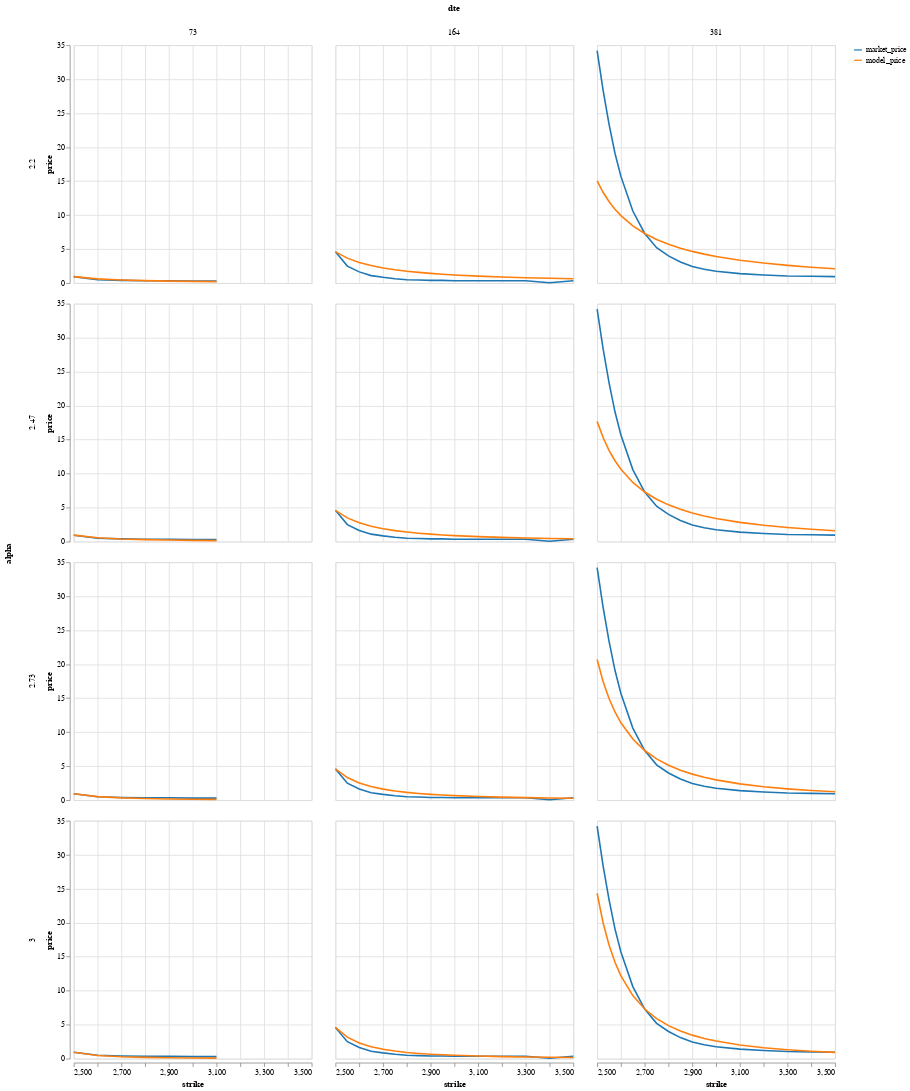

The notebook cell saved with this chart:
### Code cell
calls_df |> @vlplot(:line, x=:strike, y={"value:Q", title="price"},
                    transform=[{fold=[:market_price, :model_price]}],
                    color={"key:O", title="", scale={scheme="category10"}},
                    row={"alpha:O"},
                    column="dte:O",
                    width=300,
                    height=300)

### Figure 1 — Vega-Lite specification as saved in the notebook (floating-point values rounded to 4 significant figures; data arrays with more than 128 entries replaced by an {"elided": "..."} marker saying what was removed)
{"data": {"values": {"elided": "164 records"}}, "encoding": {"color": {"field": "key", "scale": {"scheme": "category10"}, "title": "", "type": "ordinal"}, "column": {"field": "dte", "type": "ordinal"}, "row": {"field": "alpha", "type": "ordinal"}, "x": {"field": "strike", "type": "quantitative"}, "y": {"field": "value", "title": "price", "type": "quantitative"}}, "height": 300, "mark": "line", "transform": [{"fold": ["market_price", "model_price"]}], "width": 300}
